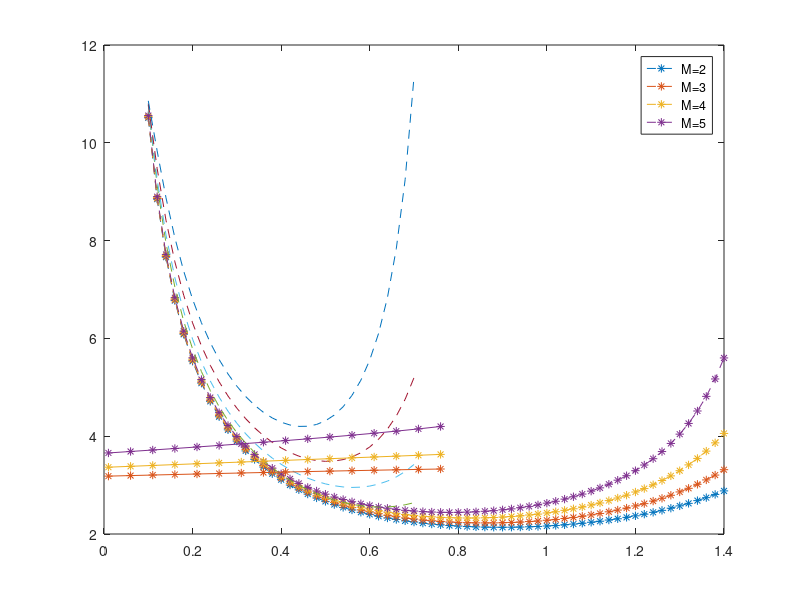

Recreate this plot in MATLAB. (Note: this script raises an error after producing the figure.)
%% Initialization
clear ; close all; clc

%% ==================== Part 1: Basic Function ====================
% Complete warmUpExercise.m
fprintf('Average AoI Running ... \n');


fprintf('Peak AoI: \n');

fprintf('Program paused. Press enter to continue.\n');
pause;

%% ======================= Part 2: Base Line Model with respect lambda1=======================

fprintf('Plotting Data ...\n')
p=[];
lambda=[];
lambda
rho=[];
AoI=[];
AoI1=[];
% %Exponential
% ES=0.5% expected service time
% ES2=2*(ES)^2  %2nd order moment of service time

%Erlang-2
ES=0.5 % expected service time
ES2=1*ES^2 % second order moment of service time


% %HyperExponential with p
% p1=0.9;
% ES=p1*0.5+(1-p1)*0.5^2;
% ES2=p1*2*0.5^2+(1-p1)*2*0.5^4;

%AAoI manipulation for different sources
for M=2:5
        for i=2:M
            lambda(i)=0.1;
         end
        l1=sum(lambda);
       
        m1=1
        for k=0.1:0.02:1.4
            lambda(1)=k;
              for i=1:M
                 rho(i)=lambda(i)*ES;
             end
                 r1=sum(rho);
            AoI11=(lambda(1))*(1-r1)/(1/r1-rho(1))+ES*((1/rho(1))+(r1/(1-r1))+((2*rho(2)-1)*(r1-1))/(1-rho(2))^2+(2*rho(1)*rho(2)*(r1-1))/(1-rho(2))^3)
            AoI(m1)=AoI11;
            m1=m1+1
        end
        x=(0.1:0.02:1.4)
        p(M)=plot(x,AoI,'*--')
        hold on;
end
legend([p(2),p(3),p(4),p(5)],'M=2','M=3','M=4','M=5')

%% ======================= Part 3: Breakdown Model with respect to lambda1 =======================
fprintf('Plotting Data ...\n')
for M=2:5
lambda=[];
rho=[];
AoI=[];
AoI1=[];
alpa=0.1;
% % %Exponential
gamma1=0.5;%expected repair time
gamma2=2*gamma1^2;% second order repair time
beta11=0.8; %expected service time
beta12=2*beta11^2 % second order service time
ES=beta11*(1+alpa*gamma1)% expected service time including breakdowns

% %Erlang-2
% gamma1=0.5; %expected repair time
% gamma2=1*gamma1^2; % second order moment of repair time
% beta11=0.8; %expected service time
% beta12=1*beta11^2 % second order moment of service time
% ES=beta11*(1+alpa*gamma1)% expected service time including breakdowns


% %HyperExponential with p
% p1=0.9;
% gamma1=p1*1/2+(1-p1)*1/(2^2); % expected repair time
% gamma2=p1*2/(2^2)+(1-p1)*2/(2^4); % second order moment of repair time
% beta11=p1*0.8+(1-p1)*0.8^2;   % expected service time
% beta12=p1*2*0.8^2+(1-p1)*2*0.8^4; % second order moment of service time
% ES=beta11*(1+alpa*gamma1) % expected service time including breakdowns
m1=1;
%AAoI manipulation for different sources
for k=0.1:0.02:0.7
   
    lambda(1)=k;
    for i=2:M
    lambda(i)=0.1;
    end
     l1=sum(lambda);
    for i=1:M
    rho(i)=lambda(i)*ES;
    end
    rho(1)
    r1=sum(rho);
ES2=l1*(beta11*alpa*gamma2+r1*beta12)  %2nd order moment of service time
EW=l1*ES2/(2*(1-r1)); % Expected waiting Time
LS1=(1/ES)/((1/ES)+lambda(1));    % S*(lambda(1)))
LS2=-(1/ES)/((1/ES)+lambda(1))^2; % S*'(lambda(1))) 
LS3=(2/ES)/((1/ES)+lambda(1))^3;  % S*''(lambda(1))) 
WS1=((1-r1)*lambda(1)*LS1)/((lambda(1)-l1*(1-LS1)))
WS2=(1-r1)*(l1*LS1^2+(lambda(1)^2-lambda(1)*l1)*LS2-l1*LS1)/(lambda(1)-l1*(1-LS1))^2
WS3=0;
for k1=2:M
LS11=(1/ES)/((1/ES)+lambda(k1));    % S*(lambda(1)))
LS21=-(1/ES)/((1/ES)+lambda(k1))^2; % S*'(lambda(1))) 
LS31=(2/ES)/((1/ES)+lambda(k1))^3;  % S*''(lambda(1))) 
WS11=((1-r1)*lambda(1)*LS11)/((lambda(1)-l1*(1-LS11)))
WS21=(1-r1)*(l1*LS11^2+(lambda(1)^2-lambda(1)*l1)*LS21-l1*LS11)/(lambda(1)-l1*(1-LS11))^2;
WS3=WS3+lambda(k1)*((2/lambda(1))+WS21-(2.0*WS11/lambda(1))) 
end;
AoI(m1)=EW+2.0*ES+(2.0*WS1/lambda(1))-WS2-(1/lambda(1))+ES*WS3
m1=m1+1;

end;
x=(0.1:0.02:0.7)
plot(x,AoI,'--')
hold on;
end;
legend([p(2),p(3),p(4),p(5)],'M=2','M=3','M=4','M=5')
%% ======================= Part 4: BreakdownModel with respect to alpha =======================
fprintf('Plotting Data ...\n')
p=[];
for M=2:4
lambda=[];
lambda(1)=0.4;
rho=[];
AoI=[];
AoI1=[];
alpa=0.1;
% % %Exponential
% gamma1=0.5;%expected repair time
% gamma2=2*gamma1^2;% second order repair time
% beta11=0.8; %expected service time
% beta12=2*beta11^2 % second order service time
% ES=beta11*(1+alpa*gamma1)% expected service time including breakdowns

% %Erlang-2
% gamma1=0.5; %expected repair time
% gamma2=1*gamma1^2; % second order moment of repair time
% beta11=0.8; %expected service time
% beta12=1*beta11^2 % second order moment of service time
% ES=beta11*(1+alpa*gamma1)% expected service time including breakdowns
% 

%HyperExponential with p
p1=0.9;
gamma1=p1*1/2+(1-p1)*1/(2^2); % expected repair time
gamma2=p1*2/(2^2)+(1-p1)*2/(2^4); % second order moment of repair time
beta11=p1*0.8+(1-p1)*0.8^2;   % expected service time
beta12=p1*2*0.8^2+(1-p1)*2*0.8^4; % second order moment of service time
ES=beta11*(1+alpa*gamma1) % expected service time including breakdowns
m1=1;
%AAoI manipulation for different sources
for k=0.01:0.05:0.8
   ES=beta11*(1+k*gamma1)
    for i=2:M
    lambda(i)=0.1;
    end
     l1=sum(lambda);
    for i=1:M
    rho(i)=lambda(i)*ES;
    end
    rho(1)
    r1=sum(rho);
ES2=l1*(beta11*alpa*gamma2+r1*beta12)  %2nd order moment of service time
EW=l1*ES2/(2*(1-r1)); % Expected waiting Time
LS1=(1/ES)/((1/ES)+lambda(1));    % S*(lambda(1)))
LS2=-(1/ES)/((1/ES)+lambda(1))^2; % S*'(lambda(1))) 
LS3=(2/ES)/((1/ES)+lambda(1))^3;  % S*''(lambda(1))) 
WS1=((1-r1)*lambda(1)*LS1)/((lambda(1)-l1*(1-LS1)))
WS2=(1-r1)*(l1*LS1^2+(lambda(1)^2-lambda(1)*l1)*LS2-l1*LS1)/(lambda(1)-l1*(1-LS1))^2
WS3=0;
for k1=2:M
LS11=(1/ES)/((1/ES)+lambda(k1));    % S*(lambda(1)))
LS21=-(1/ES)/((1/ES)+lambda(k1))^2; % S*'(lambda(1))) 
LS31=(2/ES)/((1/ES)+lambda(k1))^3;  % S*''(lambda(1))) 
WS11=((1-r1)*lambda(1)*LS11)/((lambda(1)-l1*(1-LS11)))
WS21=(1-r1)*(l1*LS11^2+(lambda(1)^2-lambda(1)*l1)*LS21-l1*LS11)/(lambda(1)-l1*(1-LS11))^2;
WS3=WS3+lambda(k1)*((2/lambda(1))+WS21-(2.0*WS11/lambda(1))) 
end;
AoI(m1)=EW+2.0*ES+(2.0*WS1/lambda(1))-WS2-(1/lambda(1))+ES*WS3
m1=m1+1;

end;
x=(0.01:0.05:0.8)
p(M)=plot(x,AoI,'*-')
hold on;
end;
legend([p(2),p(3),p(4),p(5)],'M=2','M=3','M=4','M=5');
%% ======================= Part 5: BreakdownModel with respect to E[R] =======================
fprintf('Plotting Data ...\n')
p=[];
for M=2:4
lambda=[];
lambda(1)=0.4;
rho=[];
AoI=[];
AoI1=[];
alpa=0.1;
% % %Exponential
gamma1=0.5;%expected repair time
gamma2=2*gamma1^2;% second order repair time
beta11=0.8; %expected service time
beta12=2*beta11^2 % second order service time
ES=beta11*(1+alpa*gamma1)% expected service time including breakdowns

% %Erlang-2
% gamma1=0.5; %expected repair time
% gamma2=1*gamma1^2; % second order moment of repair time
% beta11=0.8; %expected service time
% beta12=1*beta11^2 % second order moment of service time
% ES=beta11*(1+alpa*gamma1)% expected service time including breakdowns


%HyperExponential with p
% p1=0.9;
% gamma1=p1*0.5+(1-p1)*0.5^2; % expected repair time
% gamma2=p1*2*0.5^2+(1-p1)*2*0.5^4; % second order moment of repair time
% beta11=p1*0.8+(1-p1)*0.8^2;   % expected service time
% beta12=p1*2*0.8^2+(1-p1)*2*0.8^4; % second order moment of service time
% ES=beta11*(1+alpa*gamma1) % expected service time including breakdowns
m1=1;
%AAoI manipulation for different sources
for k=0.01:0.05:0.6
    gamma1=k;%expected repair time
    gamma2=2*gamma1^2
   ES=beta11*(1+alpa*gamma1)
    for i=2:M
    lambda(i)=0.1;
    end
     l1=sum(lambda);
    for i=1:M
    rho(i)=lambda(i)*ES;
    end
    rho(1)
    r1=sum(rho);
ES2=l1*(beta11*alpa*gamma2+r1*beta12)  %2nd order moment of service time
EW=l1*ES2/(2*(1-r1)); % Expected waiting Time
LS1=(1/ES)/((1/ES)+lambda(1));    % S*(lambda(1)))
LS2=-(1/ES)/((1/ES)+lambda(1))^2; % S*'(lambda(1))) 
LS3=(2/ES)/((1/ES)+lambda(1))^3;  % S*''(lambda(1))) 
WS1=((1-r1)*lambda(1)*LS1)/((lambda(1)-l1*(1-LS1)))
WS2=(1-r1)*(l1*LS1^2+(lambda(1)^2-lambda(1)*l1)*LS2-l1*LS1)/(lambda(1)-l1*(1-LS1))^2
WS3=0;
for k1=2:M
LS11=(1/ES)/((1/ES)+lambda(k1));    % S*(lambda(1)))
LS21=-(1/ES)/((1/ES)+lambda(k1))^2; % S*'(lambda(1))) 
LS31=(2/ES)/((1/ES)+lambda(k1))^3;  % S*''(lambda(1))) 
WS11=((1-r1)*lambda(1)*LS11)/((lambda(1)-l1*(1-LS11)))
WS21=(1-r1)*(l1*LS11^2+(lambda(1)^2-lambda(1)*l1)*LS21-l1*LS11)/(lambda(1)-l1*(1-LS11))^2;
WS3=WS3+lambda(k1)*((2/lambda(1))+WS21-(2.0*WS11/lambda(1))) 
end;
AoI(m1)=EW+2.0*ES+(2.0*WS1/lambda(1))-WS2-(1/lambda(1))+ES*WS3
m1=m1+1;

end;
x=(0.01:0.05:0.6)
p(M)=plot(x,AoI,'*-')
hold on;
end;
legend([p(2),p(3),p(4),p(5)],'M=2','M=3','M=4','M=5');
%% ======================= Part 6: Breakdown Model with respect to Steady state availability =======================
fprintf('Plotting Data ...\n')
for M=2:4
    
lambda=[];
rho=[];
AoI=[];
AoI1=[];
alpa=0.2;
pa1=[]
% %Exponential
gamma1=0.5;
gamma2=2*gamma1^2;
beta11=0.8;
beta12=2*beta11^2

ES=beta11*(1+alpa*gamma1)% expected service time

% % %Erlang-2
% gamma1=0.5;
% gamma2=1*gamma1^2;
% beta11=0.8;
% beta12=1*beta11^2
% ES=beta11*(1+alpa*gamma1)% expected service time


%HyperExponential with p
% p1=0.9;
% gamma1=p1*1/2+(1-p1)*1/(2^2);
% gamma2=p1*2/(2^2)+(1-p1)*2/(2^4);
% beta11=p1*0.8+(1-p1)*0.8^2;
% beta12=p1*2*0.8^2+(1-p1)*2*0.8^4;
%AAoI manipulation for different sources
m1=1
for k=0.95:0.005:0.995
pa2=k;
lambda(1)=(1-k)/(beta11*alpa*gamma1);
%pa1(m1)=1-l1*beta11*alpa*gamma1
pa1(m1)=lambda(1)
   for i=2:M
    lambda(i)=0.1;
    end
     l1=sum(lambda);
    for i=1:M
    rho(i)=lambda(i)*ES;
    end
    rho(1)
    r1=sum(rho);
ES2=l1*(beta11*alpa*gamma2+r1*beta12)  %2nd order moment of service time
EW=l1*ES2/(2*(1-r1)); % Expected waiting Time
LS1=(1/ES)/((1/ES)+lambda(1));    % S*(lambda(1)))
LS2=-(1/ES)/((1/ES)+lambda(1))^2; % S*'(lambda(1))) 
LS3=(2/ES)/((1/ES)+lambda(1))^3;  % S*''(lambda(1))) 
WS1=((1-r1)*lambda(1)*LS1)/((lambda(1)-l1*(1-LS1)))
WS2=(1-r1)*(l1*LS1^2+(lambda(1)^2-lambda(1)*l1)*LS2-l1*LS1)/(lambda(1)-l1*(1-LS1))^2
WS3=0;
for k1=2:M
LS11=(1/ES)/((1/ES)+lambda(k1));    % S*(lambda(1)))
LS21=-(1/ES)/((1/ES)+lambda(k1))^2; % S*'(lambda(1))) 
LS31=(2/ES)/((1/ES)+lambda(k1))^3;  % S*''(lambda(1))) 
WS11=((1-r1)*lambda(1)*LS11)/((lambda(1)-l1*(1-LS11)))
WS21=(1-r1)*(l1*LS11^2+(lambda(1)^2-lambda(1)*l1)*LS21-l1*LS11)/(lambda(1)-l1*(1-LS11))^2;
WS3=WS3+lambda(k1)*((2/lambda(1))+WS21-(2.0*WS11/lambda(1))) 
end;
AoI(m1)=EW+2.0*ES+(2.0*WS1/lambda(1))-WS2-(1/lambda(1))+ES*WS3

m1=m1+1;

end;
x=0.95:0.005:0.995
plot(x,AoI)
hold on;
%plot(pa1,AoI)
end;
legend([p(2),p(3),p(4),p(5)],'M=2','M=3','M=4','M=5')



